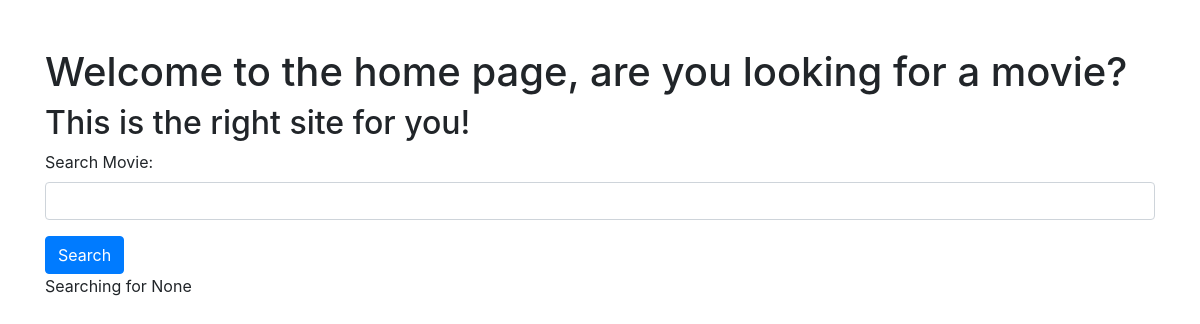
Before: / with the older database file.
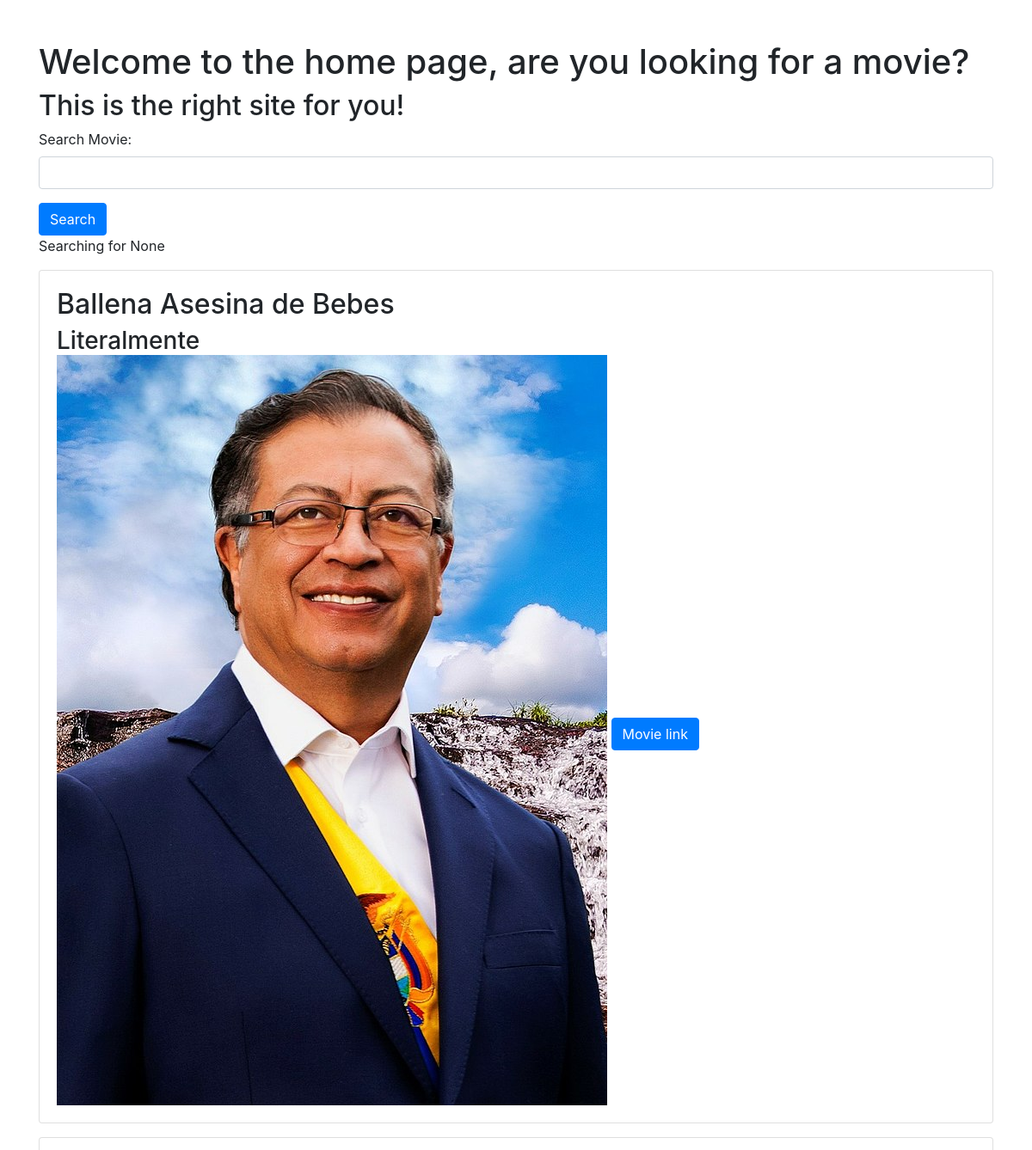
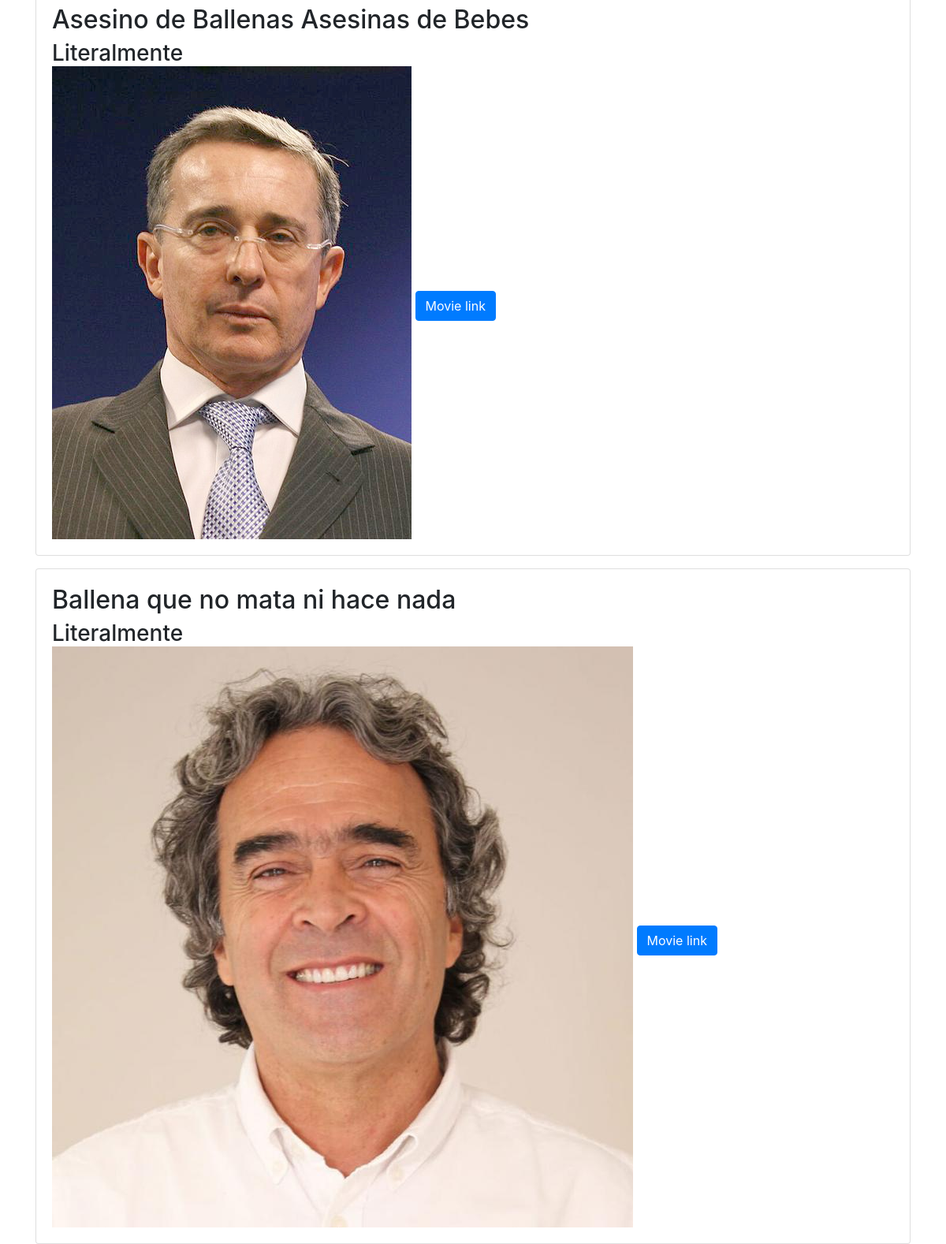
After: the same page with the newer database file (2 pictures, top to bottom).
### movie/models.py (models this page shows)
class Movie(models.Model):
    title = models.CharField(max_length=100)
    description = models.CharField(max_length = 250)
    image = models.ImageField(upload_to='movie/images/')
    url = models.URLField(blank = True)

### movie/views.py (the view)
# urls.py: 2. Add a URL to urlpatterns:  path('', views.home, name='home')
def home(request):
    searchTerm = request.GET.get('searchMovie')
    if searchTerm:
        movies = Movie.objects.filter(title__icontains = searchTerm)
    else:
        movies = Movie.objects.all()
    return render(request,'home.html',{'searchTerm':searchTerm, 'movies': movies})

### movie/templates/home.html (shortened to what this page needs)
<!DOCTYPE html>
<html lang="en">
<head>
    <link rel="stylesheet" href="https://maxcdn.bootstrapcdn.com/bootstrap/4.0.0/css/bootstrap.min.css"
>
</head>
<body>
    <div class="container mt-5">
        <h1>Welcome to the home page, are you looking for a movie?
        </h1>
        <h2>This is the right site for you!</h2>
        <form action="">
            <div class="form-group">
                <label for="searchMovie">Search Movie:</label>
                <input type="text" class="form-control" id="searchMovie" name="searchMovie">
            </div>
            <button type="submit" class="btn btn-primary">Search</button>
        </form>
        <p>Searching for {{searchTerm}}</p>
        {% for movie in movies %}
        <div class="card mt-3">
            <div class="card-body">
                <h2 class="card-title">{{movie.title}}</h2>
                <h3 class="card-subtitle">{{movie.description}}</h3>
                <img src="{{ movie.image.url }}" class="img-fluid" alt="{{movie.title}} image">
                {% if movie.url %}
                <a href="{{movie.url}}" class="btn btn-primary mt-2">Movie link</a>
                {% endif %}
            </div>
        </div>
        {% endfor %}
    </div>
</body>
</html>

Changed rows visible on the page:
added Movie: title "Ballena Asesina de Bebes", description "Literalmente", image (picture)
added Movie: title "Asesino de Ballenas Asesinas de Bebes", description "Literalmente", image (picture)
added Movie: title "Ballena que no mata ni hace nada", description "Literalmente", image (picture)
